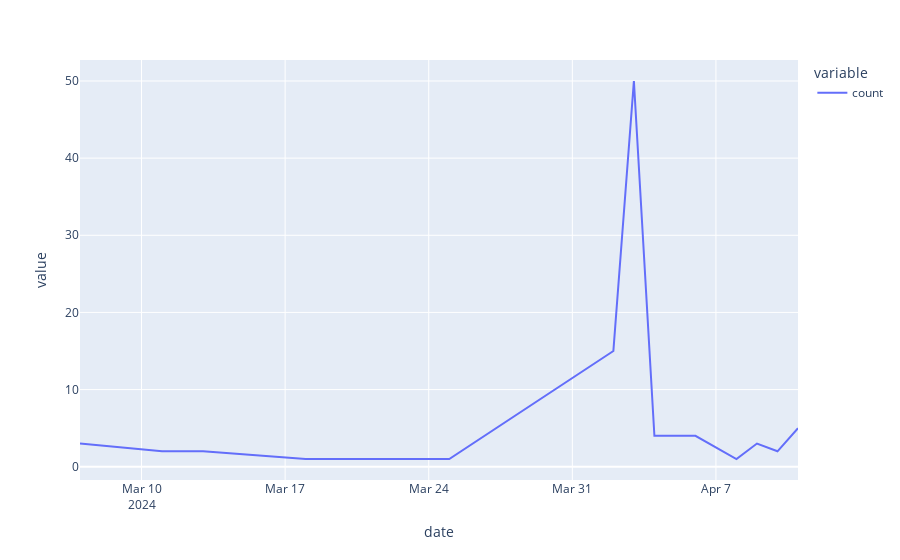

Notebook source saved alongside this figure:
### Code cell
fig = px.line(actions_df)
fig.write_image(file = 'charts/instagram_actions.png')
fig

### Figure 1 — Plotly figure (JSON) as saved in the notebook; plotly's stock layout.template omitted (floating-point values rounded to 4 significant figures)
{"data": [{"hovertemplate": "variable=count<br>date=%{x}<br>value=%{y}<extra></extra>", "legendgroup": "count", "line": {"color": "#636efa", "dash": "solid"}, "marker": {"symbol": "circle"}, "mode": "lines", "name": "count", "orientation": "v", "showlegend": true, "type": "scatter", "x": ["2024-03-07", "2024-03-11", "2024-03-13", "2024-03-18", "2024-03-25", "2024-04-02", "2024-04-03", "2024-04-04", "2024-04-05", "2024-04-06", "2024-04-08", "2024-04-09", "2024-04-10", "2024-04-11"], "xaxis": "x", "y": [3, 2, 2, 1, 1, 15, 50, 4, 4, 4, 1, 3, 2, 5], "yaxis": "y"}], "layout": {"legend": {"title": {"text": "variable"}, "tracegroupgap": 0}, "margin": {"t": 60}, "xaxis": {"anchor": "y", "domain": [0, 1], "title": {"text": "date"}}, "yaxis": {"anchor": "x", "domain": [0, 1], "title": {"text": "value"}}}}
